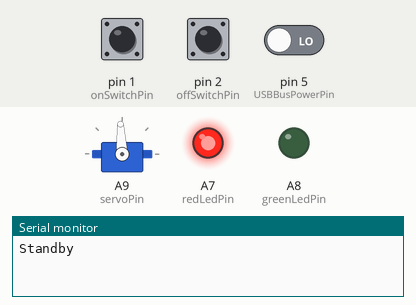
The sketch below on a simulated Teensy 4. Shown: servo, output pins drawn as LEDs (lit = HIGH), the last lines printed to the serial monitor. The test bench sets the inputs (shaded band); at power-on: pin 1 (onSwitchPin) HIGH, pin 2 (offSwitchPin) HIGH, pin 5 (USBBusPowerPin) LOW.

Above: at 1.4 s.
1.5 s: pin 1 (onSwitchPin) pulled LOW for 0.15 s
At 1.61 s:
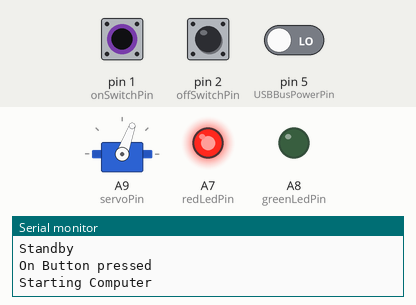
At 3.4 s:
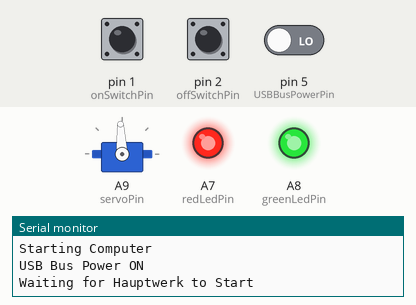
Timing chart, 0 to 4.9 s (numbered marks = the images above; inputs shaded):
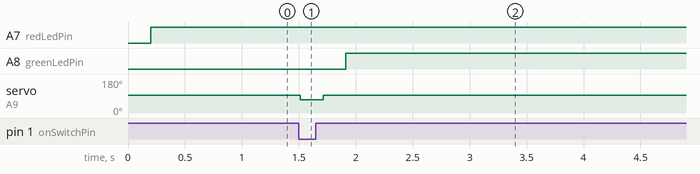

The sketch:

birinus.ino
```cpp
#include <Bounce2.h>

#include <Servo.h>

#define STATE_STANDBY 1
#define STATE_COMPUTER_STARTING 2
#define STATE_HW_STARTING 3
#define STATE_RUNNING 4
#define STATE_COMPUTER_STOPPRING 5

#define EVENT_NOTHING 1
#define EVENT_AUDIO_ON 2
#define EVENT_AUDIO_OFF 3

//Controls servo to start Mac
const int servoPin = 23;

//Single momentory push-button for on and off
const int offSwitchPin = 2;
const int onSwitchPin = 1;

//Uses USB bus power to detect when Mac has actually started and shutdown
//Logic is inverted by opto-isolator
const int USBBusPowerPin = 5;

const int redLedPin = 21;
const int greenLedPin = 22;

//Controls audio - probably via a contactor or relay
const int audioPowerPin = 16;

//Shuts down Mac by sending a MIDI Program Change 127 on Channel 16.
const int midiChannel = 16;
const int midiShutdownPC = 127;
//Receieves MIDI PC to indicate if HW has started and stopped
const int midiAudioOnPC = 255;
const int midiAudioOffPC = 254;

Bounce onSwitch = Bounce();
Bounce offSwitch = Bounce();

Servo servo;

volatile byte state;
volatile byte event;

bool justTransitioned = false;

void setup() {
  Serial.begin(9600);

  initServo();

  usbMIDI.setHandleProgramChange(onProgramChange);

  pinMode(onSwitchPin, INPUT_PULLUP);
  onSwitch.attach(onSwitchPin);

  pinMode(offSwitchPin, INPUT_PULLUP);
  offSwitch.attach(offSwitchPin);

  pinMode(audioPowerPin, OUTPUT);

  pinMode(redLedPin, OUTPUT);
  pinMode(greenLedPin, OUTPUT);

  pinMode(USBBusPowerPin, INPUT);
  transitionTo(STATE_STANDBY);
}

void loop() {
  readMIDI();
  doStateMachine();
}

//The Main State Machine
void doStateMachine() {
  switch (state) {
    case STATE_STANDBY: {
        if (justTransitioned) {
          Serial.print("Standby\n");

          digitalWrite(redLedPin, HIGH);
          digitalWrite(greenLedPin, LOW);

          switchOffAudio();

          justTransitioned = false;
        }

        onSwitch.update();
        if (onSwitch.fell()) {
          Serial.print("On Button pressed\n");

          transitionTo(STATE_COMPUTER_STARTING);
        }
        break;
      }

    case STATE_COMPUTER_STARTING: {
        if (justTransitioned) {
          Serial.print("Starting Computer\n");

          switchOnMac();

          justTransitioned = false;
        }

        if (digitalRead(USBBusPowerPin) == LOW) {
          Serial.print("USB Bus Power ON\n");

          transitionTo(STATE_HW_STARTING);
        }
        break;
      }

    case STATE_HW_STARTING: {
        if (justTransitioned) {
          Serial.print("Waiting for Hauptwerk to Start\n");

          digitalWrite(redLedPin, HIGH);
          digitalWrite(greenLedPin, HIGH);

          justTransitioned = false;
        }

        if (event == EVENT_AUDIO_ON) {
          transitionTo(STATE_RUNNING);
        }
        break;
      }

    case STATE_RUNNING: {
        if (justTransitioned) {
          Serial.print("Hauptwerk Started\n");

          digitalWrite(redLedPin, LOW);
          digitalWrite(greenLedPin, HIGH);

          switchOnAudio();

          justTransitioned = false;
        }

        offSwitch.update();
        if (offSwitch.fell()) {
          Serial.print("Off Button pressed\n");

          transitionTo(STATE_COMPUTER_STOPPRING);
        }
        break;
      }

    case STATE_COMPUTER_STOPPRING: {
        if (justTransitioned) {
          Serial.print("Computer Stopping\n");

          digitalWrite(redLedPin, HIGH);
          digitalWrite(greenLedPin, HIGH);

          switchOffAudio();
          switchOffMac();

          justTransitioned = false;
        }

        if (digitalRead(USBBusPowerPin) == HIGH) {
          Serial.print("USB Bus Power OFF\n");

          transitionTo(STATE_STANDBY);
        }
        break;
      }
  }
}


void transitionTo(byte newState) {
  justTransitioned = true;
  state = newState;
  event = EVENT_NOTHING;
}

void readMIDI() {
  //Event handlers will be triggered by read().
  while (usbMIDI.read()) {
  }
}


//Hauptwerk needs to be programmed to send CF FF when audio engine starts and CF FE when it stops
void onProgramChange(byte channel, byte program) {
  if (channel == midiChannel) {
    if (program == midiAudioOnPC) {
      Serial.print("Audio Engine Started\n");
      event = EVENT_AUDIO_ON;
    }
  }
}

void switchOnAudio() {
  digitalWrite(audioPowerPin, HIGH);
}

void switchOffAudio() {
  digitalWrite(audioPowerPin, LOW);
}

void switchOnMac() {
  //Moves the servo to mechanically switch on Mac
  servo.attach(servoPin);
  servo.write(70);
  delay(200);
  servo.writeMicroseconds(1500);
  delay(200);
  servo.detach();
}

void switchOffMac() {
  usbMIDI.sendProgramChange(midiShutdownPC, midiChannel);
  delay(200);
  usbMIDI.sendProgramChange(midiShutdownPC, midiChannel);
  delay(200);
}

void initServo() {
  servo.attach(servoPin);
  servo.writeMicroseconds(1500);
  delay(200);
  servo.detach();
}
```

Measured:
- after the input at 1.5 s, A8 (greenLedPin): LOW → HIGH after 0.41 s; servo on A9 (servoPin): 93° → 70° at once, → 93° 0.20 s later
